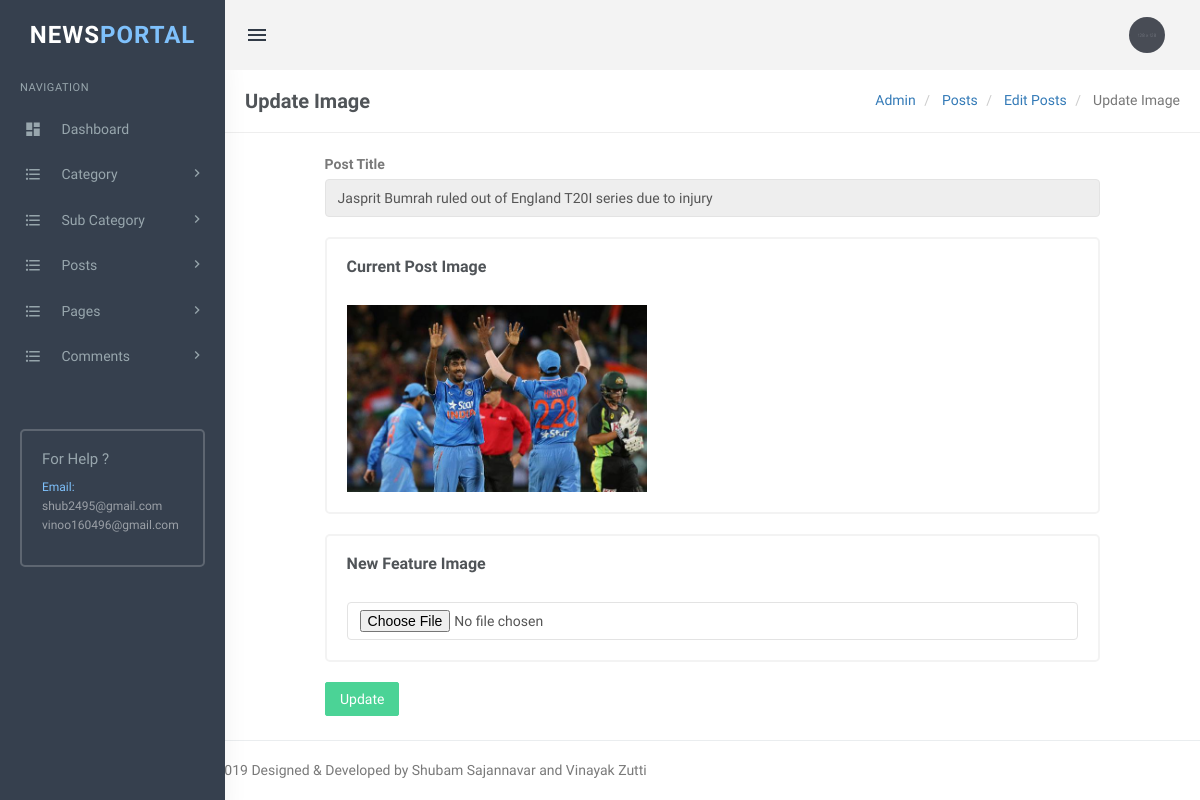
/adminpannel/admin/change-image.php?pid=7 (signed in), run on the app's committed database.
### tables this page shows
CREATE TABLE `tblposts` (
  `id` int(11) NOT NULL,
  `PostTitle` longtext,
  `CategoryId` int(11) DEFAULT NULL,
  `SubCategoryId` int(11) DEFAULT NULL,
  `PostDetails` longtext,
  `PostingDate` timestamp NULL DEFAULT CURRENT_TIMESTAMP,
  `UpdationDate` timestamp NULL DEFAULT NULL ON UPDATE CURRENT_TIMESTAMP,
  `Is_Active` int(1) DEFAULT NULL,
  `PostUrl` mediumtext,
  `PostImage` varchar(255) DEFAULT NULL
);

### adminpannel/admin/change-image.php (the view, shortened to what this page needs)
<?php
include('includes/config.php');
if(strlen($_SESSION['login'])==0)
  {
header('location:index.php');
}
else{
?>
<!DOCTYPE html>
<html lang="en">
    <head>
        <link href="../plugins/summernote/summernote.css" rel="stylesheet" />
        <link href="../plugins/select2/css/select2.min.css" rel="stylesheet" type="text/css" />
        <link href="../plugins/jquery.filer/css/jquery.filer.css" rel="stylesheet" />
        <link href="../plugins/jquery.filer/css/themes/jquery.filer-dragdropbox-theme.css" rel="stylesheet" />
        <link href="assets/css/bootstrap.min.css" rel="stylesheet" type="text/css" />
        <link href="assets/css/core.css" rel="stylesheet" type="text/css" />
        <link href="assets/css/components.css" rel="stylesheet" type="text/css" />
        <link href="assets/css/icons.css" rel="stylesheet" type="text/css" />
        <link href="assets/css/pages.css" rel="stylesheet" type="text/css" />
        <link href="assets/css/menu.css" rel="stylesheet" type="text/css" />
        <link href="assets/css/responsive.css" rel="stylesheet" type="text/css" />
		<link rel="stylesheet" href="../plugins/switchery/switchery.min.css">
    </head>
    <body class="fixed-left">
        <div id="wrapper">
           <?php include('includes/topheader.php');?>
             <?php include('includes/leftsidebar.php');?>
            <div class="content-page">
                <div class="content">
                    <div class="container">
                        <div class="row">
							<div class="col-xs-12">
								<div class="page-title-box">
                                    <h4 class="page-title">Update Image </h4>
                                    <ol class="breadcrumb p-0 m-0">
                                        <li>
                                            <a href="#">Admin</a>
                                        </li>
                                        <li>
                                            <a href="#"> Posts </a>
                                        </li>
                                           <li>
                                            <a href="#"> Edit Posts </a>
                                        </li>
                                        <li class="active">
                                           Update Image
                                        </li>
                                    </ol>
                                    <div class="clearfix"></div>
                                </div>
							</div>
						</div>
<div class="row">
<div class="col-sm-6">
</div>
</div>
<form name="addpost" method="post" enctype="multipart/form-data">
<?php
$postid=intval($_GET['pid']);
$query=mysqli_query($con,"select PostImage,PostTitle from tblposts where id='$postid' and Is_Active=1 ");
while($row=mysqli_fetch_array($query))
{
?>
                        <div class="row">
                            <div class="col-md-10 col-md-offset-1">
                                <div class="p-6">
                                    <div class="">
                                        <form name="addpost" method="post">
 <div class="form-group m-b-20">
<label for="exampleInputEmail1">Post Title</label>
<input type="text" class="form-control" id="posttitle" value="<?php echo htmlentities($row['PostTitle']);?>" name="posttitle"  readonly>
</div>
 <div class="row">
<div class="col-sm-12">
 <div class="card-box">
<h4 class="m-b-30 m-t-0 header-title"><b>Current Post Image</b></h4>
<img src="postimages/<?php echo htmlentities($row['PostImage']);?>" width="300"/>
<br />
</div>
</div>
</div>
<?php } ?>
<div class="row">
<div class="col-sm-12">
 <div class="card-box">
<h4 class="m-b-30 m-t-0 header-title"><b>New Feature Image</b></h4>
<input type="file" class="form-control" id="postimage" name="postimage"  required>
</div>
</div>
</div>
<button type="submit" name="update" class="btn btn-success waves-effect waves-light">Update </button>
</form>
                                    </div>
                                </div>
                            </div>
                        </div>
                    </div>
                </div>
           <?php include('includes/footer.php');?>
            </div>
        </div>
    </body>
</html>
<?php } ?>

### adminpannel/admin/assets/css/core.css (style rules this page uses)
body { font-family: 'Varela Round', sans-serif; margin: 0; padding-bottom: 60px; overflow-x: hidden; color: #797979; }
html { position: relative; min-height: 100%; }
.h1, .h2, .h3, .h4, .h5, .h6, h1, h2, h3, h4, h5, h6 { color: #505458; font-family: 'Hind Madurai', sans-serif; margin: 10px 0; }
* { outline: none !important; }
b, strong { font-weight: 600; font-family: 'Hind Madurai', sans-serif; }
.container { width: auto; }
#wrapper { height: 100%; overflow: hidden; width: 100%; }
.p-0 { padding: 0 !important; }
.m-0 { margin: 0 !important; }
.m-t-0 { margin-top: 0 !important; }
.m-b-20 { margin-bottom: 20px !important; }
.m-b-30 { margin-bottom: 30px !important; }
.card-box { padding: 20px; border: 2px solid #f3f3f3; -webkit-border-radius: 5px; border-radius: 5px; -moz-border-radius: 5px; background-clip: padding-box; margin-bottom: 20px; background-color: #ffffff; }
.row { margin-right: -10px; margin-left: -10px; }
.col-lg-1, .col-lg-10, .col-lg-11, .col-lg-12, .col-lg-2, .col-lg-3, .col-lg-4, .col-lg-5, .col-lg-6, .col-lg-7, .col-lg-8, .col-lg-9, .col-md-1, .col-md-10, .col-md-11, .col-md-12, .col-md-2, .col-md-3, .col-md-4, .col-md-5, .col-md-6, .col-md-7, .col-md-8, .col-md-9, .col-sm-1, .col-sm-10, .col-sm-11, .col-sm-12, .col-sm-2, .col-sm-3, .col-sm-4, .col-sm-5, .col-sm-6, .col-sm-7, .col-sm-8, .col-sm-9, .col-xs-1, .col-xs-10, .col-xs-11, .col-xs-12, .col-xs-2, .col-xs-3, .col-xs-4, .col-xs-5, .col-xs-6, .col-xs-7, .col-xs-8, .col-xs-9 { padding-left: 10px; padding-right: 10px; }
.breadcrumb { background-color: transparent; margin-bottom: 15px; padding-top: 10px; padding-left: 0; }
.waves-effect { position: relative; cursor: pointer; display: inline-block; overflow: hidden; -webkit-user-select: none; -moz-user-select: none; -ms-user-select: none; user-select: none; -webkit-tap-highlight-color: transparent; vertical-align: middle; z-index: 1; will-change: opacity, transform; -webkit-transition: all 0.3s ease-out; -moz-transition: all 0.3s ease-out; -o-transition: all 0.3s ease-out; -ms-transition: all 0.3s ease-out; transition: all 0.3s ease-out; }

### adminpannel/admin/assets/css/menu.css (style rules this page uses)
.content-page { margin-left: 225px; overflow: hidden; }
.content-page .content { padding: 0 5px 10px 5px; margin-top: 70px; }
.page-title { font-size: 20px; margin-bottom: 0; margin-top: 0; font-weight: 600; }
.header-title { font-size: 16px; line-height: 16px; margin-bottom: 8px; font-weight: 600; }
.page-title-box { padding: 20px; border-bottom: 1px solid #eee; margin: 0 -20px 20px -20px; }
.page-title-box .page-title { margin-bottom: 0; float: left; }
.page-title-box .breadcrumb { float: right; background-color: transparent !important; }

### data on the page
tblposts: posttitle "Jasprit Bumrah ruled out of England T20I series due to injury", PostImage (picture)
